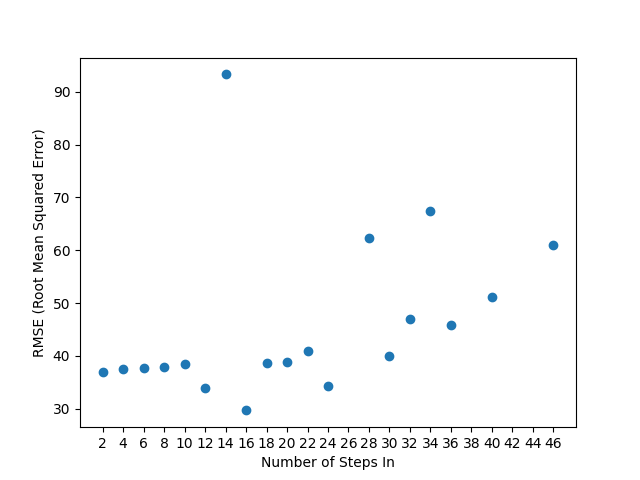

Recreate this plot in Python.
import numpy as np
import math
import csv
import matplotlib.pyplot as plt

def open_csv(steps_in,type):
    with open(steps_in + "_steps_in_" + type + ".csv", newline='') as csv_file:
        csv_reader = csv.reader(csv_file, delimiter = ' ')
        data = []
        for row in csv_reader:
            data = row[0].split(',')
        data = [float(i) for i in data]
    csv_file.close()
    return data

steps_in_plot = []
RMSE_plot = []
for steps_in in range(2,48,2):
    real_data = open_csv(str(steps_in),"real")
    predicted_data = open_csv(str(steps_in),"predicted")
    if not np.any(np.isnan(predicted_data)):
        MSE = np.square(np.subtract(real_data,predicted_data)).mean()
        RMSE = math.sqrt(MSE)
        RMSE_plot.append(RMSE)
        steps_in_plot.append(steps_in)

print(steps_in_plot)
print(RMSE_plot)
plt.scatter(steps_in_plot,RMSE_plot)
plt.xticks(range(min(steps_in_plot), max(steps_in_plot)+1, 2))
plt.xlabel("Number of Steps In")
plt.ylabel("RMSE (Root Mean Squared Error)")
plt.savefig("LSTM_RMSE.png")